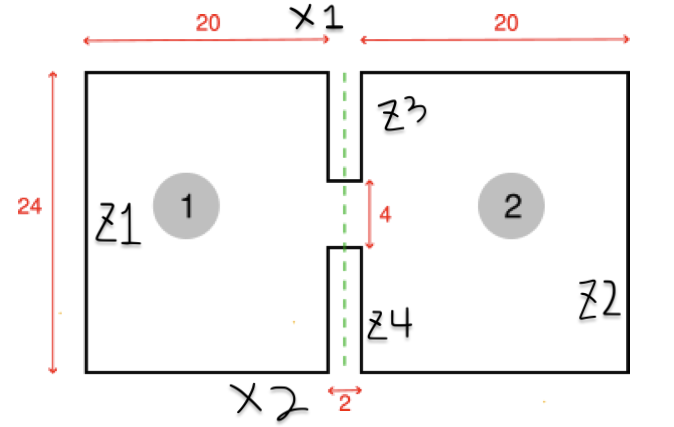
#> input picture assets/images/Room_Structure.png, 674 x 427 px, given in place of Room_Structure_8bit.png, which was not available
$ python 8bit_NormalMap_pipeline.py   (older library calls are emulated)
#> lines starting #> are read from the running program, lines starting #| are printed output that depends on the picture; after the words box and inside, x2 and y2 are one past the last pixel; in counts of white or black regions, pixels touching at a corner belong together; pictures that were not available may be replaced by others from this repository, and a replacement may not be noted
#> the answer given: assets/images
import os
import subprocess
import cv2
import numpy as np

def convert_to_8bit(input_file, output_file):
#> called with input_file = 'assets/images/Room_Structure.png', output_file = 'assets/images/Room_Structure_8bit.png'
    if os.path.exists(output_file):
        print(f"{output_file} already exists, skipping conversion.")
        return False
    try:
        subprocess.run(['magick', input_file, f'PNG8:{output_file}'], check=True)
#> (this line was passed over: subprocess is not available in this run)
        print(f"Converted {input_file} to 8-bit: {output_file}")
        return True
    except subprocess.CalledProcessError as e:
        print(f"Error converting {input_file}: {e}")
        return False

def generate_normal_map(input_path, output_path, strength=1.0):
#> called with input_path = 'assets/images/Room_Structure_8bit.png', strength = 1
    if os.path.exists(output_path):
        print(f"{output_path} already exists, skipping normal map generation.")
        return
    image = cv2.imread(input_path, cv2.IMREAD_GRAYSCALE)
#> image: shape (427, 674); min 0, max 255, mean 243.7
    if image is None:
        print(f"Error loading image: {input_path}")
        return

    heightmap = image.astype('float32') / 255.0

    grad_x = cv2.Sobel(heightmap, cv2.CV_32F, 1, 0, ksize=3)
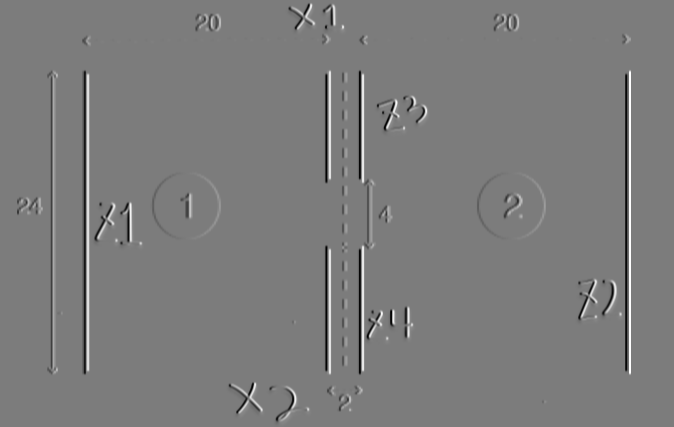
#> grad_x: shape (427, 674) float32; min -3.81, max 4, mean -3.57e-10; drawn with min black and max white
    grad_y = cv2.Sobel(heightmap, cv2.CV_32F, 0, 1, ksize=3)
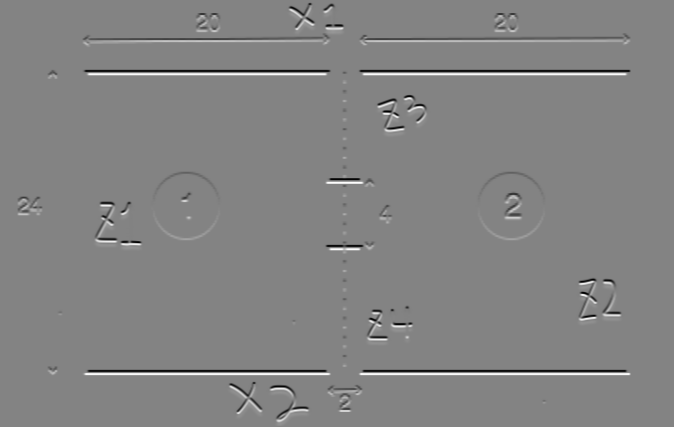
#> grad_y: shape (427, 674) float32; min -3.95, max 3.73, mean -3.54e-06; drawn with min black and max white

    grad_x *= strength
    grad_y *= strength

    normal_x = -grad_x
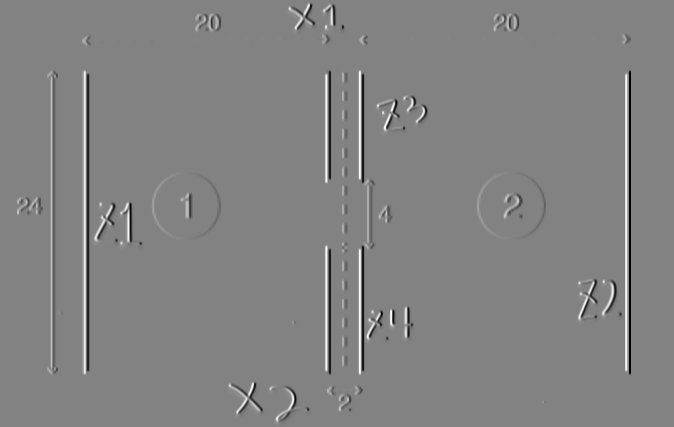
#> normal_x: shape (427, 674) float32; min -4, max 3.81, mean 3.57e-10; drawn with min black and max white
    normal_y = grad_y
    normal_z = np.ones_like(heightmap)

    normals = np.dstack((normal_x, normal_y, normal_z))
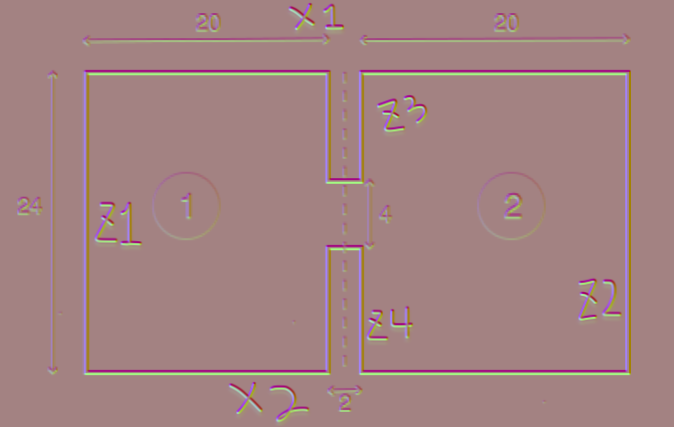
#> normals: shape (427, 674, 3) float32; mean of channels 0, 1, 2 -7.99e-11, -4.21e-06, 1; drawn with min black and max white
    norm = np.linalg.norm(normals, axis=2, keepdims=True)
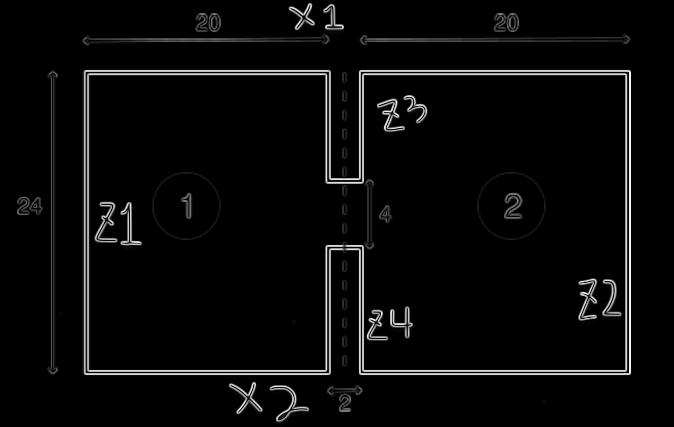
#> norm: shape (427, 674, 1) float32; min 1, max 4.23, mean 1.12; drawn with min black and max white
    normals /= norm
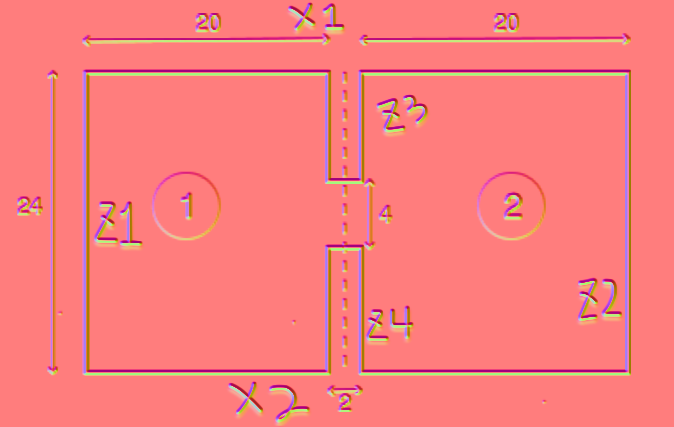
#> normals: shape (427, 674, 3) float32; 13.66% of pixels changed, all inside (x1, y1, x2, y2) = (17, 2, 631, 427); drawn with min black and max white

    normal_map = ((normals + 1) / 2 * 255).astype('uint8')
    normal_map = cv2.merge((
        normal_map[:, :, 2],
        normal_map[:, :, 1],
        normal_map[:, :, 0]
    ))
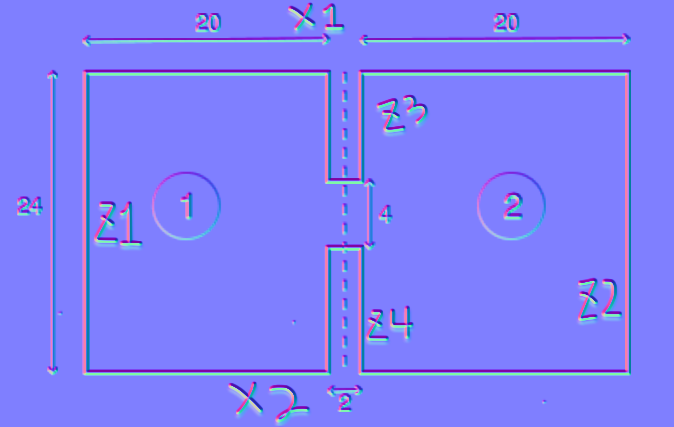
#> normal_map: shape (427, 674, 3); mean of channels 0, 1, 2 249.4, 127.2, 127.1; drawn as B, G, R

    cv2.imwrite(output_path, normal_map)
    print(f"Generated normal map for {input_path} as {output_path}")

def process_directory(root_directory, strength=1.0):
    for root, dirs, files in os.walk(root_directory):
        for file in files:
            if not file.lower().endswith('.png'):
                continue

            # Skip processing if it is a "_8bit" or "_normal_map" file
            if '_8bit' in file and '_normal_map' not in file:
                print(f"Skipping existing 8-bit file: {file}")
                continue
            if '_normal_map' in file:
                print(f"Skipping existing normal map file: {file}")
                continue

            input_path = os.path.join(root, file)
            filename, ext = os.path.splitext(file)
            output_8bit_filename = f"{filename}_8bit{ext}"
            output_8bit_path = os.path.join(root, output_8bit_filename)

            # Convert to 8-bit if necessary
            created_8bit = convert_to_8bit(input_path, output_8bit_path)
            if created_8bit:
                normal_map_filename = f"{filename}_8bit_normal_map{ext}"
                normal_map_path = os.path.join(root, normal_map_filename)
                generate_normal_map(output_8bit_path, normal_map_path, strength)

if __name__ == "__main__":
    folder_number = input("Enter the number for the folder name (e.g., 1 for APP1): ").strip()
    folder_name = f"APP{folder_number}"

    if os.path.exists(folder_name):
        print(f"Processing directory: {folder_name}")
        process_directory(folder_name, strength=1.0)
    else:
        print(f"Directory {folder_name} does not exist.")
